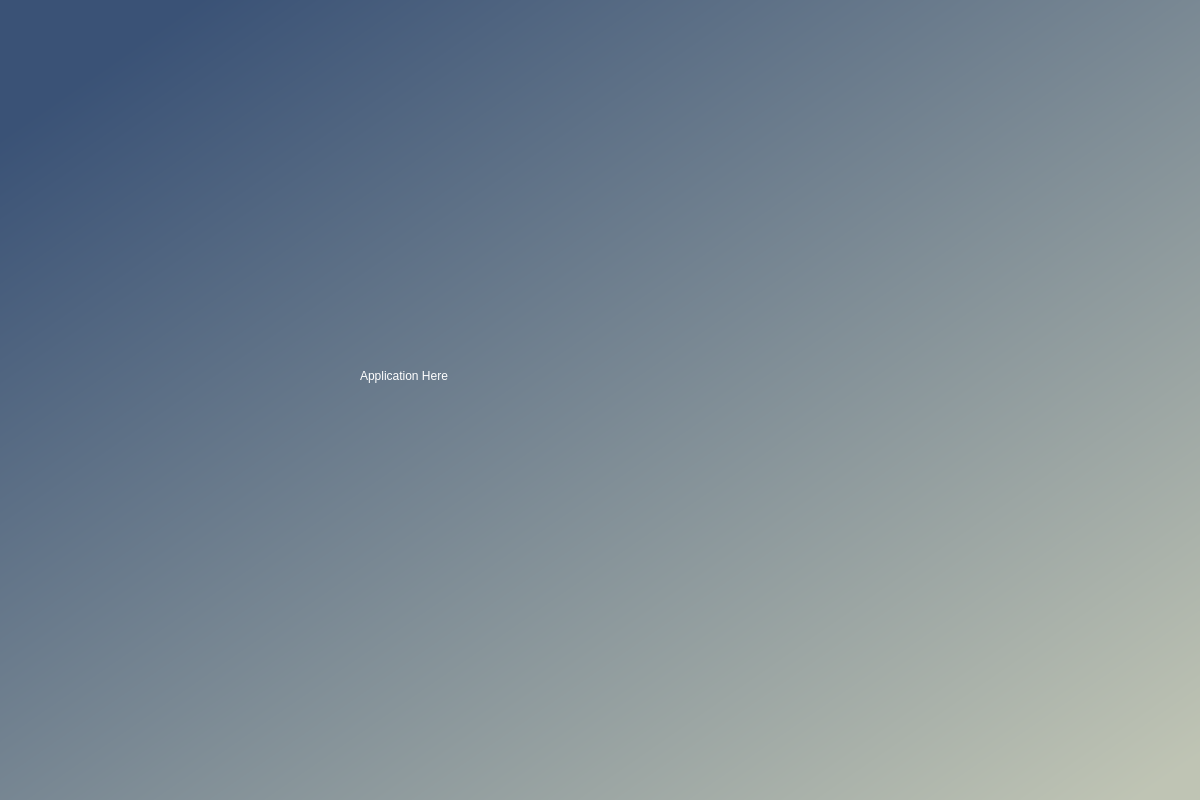
<?xml version="1.0" encoding="UTF-8"?>
<ui version="4.0">
 <class>Dialog</class>
 <widget class="QDialog" name="Dialog">
  <property name="geometry">
   <rect>
    <x>0</x>
    <y>0</y>
    <width>1200</width>
    <height>800</height>
   </rect>
  </property>
  <property name="windowTitle">
   <string>Dialog</string>
  </property>
  <widget class="QWidget" name="widget" native="true">
   <property name="geometry">
    <rect>
     <x>0</x>
     <y>0</y>
     <width>1200</width>
     <height>800</height>
    </rect>
   </property>
   <property name="styleSheet">
    <string notr="true">QWidget#widget{
background-color:qlineargradient(spread:pad, x1:0.059, y1:0.110311, x2:0.964, y2:0.976, stop:0 rgba(58, 82, 118, 255), stop:1 rgba(191, 196, 180, 255));}</string>
   </property>
   <widget class="QLabel" name="label">
    <property name="geometry">
     <rect>
      <x>360</x>
      <y>310</y>
      <width>461</width>
      <height>131</height>
     </rect>
    </property>
    <property name="styleSheet">
     <string notr="true">font: 75 36pt &quot;Trebuchet MS&quot;;color:rgb(255, 255, 255)</string>
    </property>
    <property name="text">
     <string>Application Here</string>
    </property>
   </widget>
   <widget class="QLabel" name="placeholder">
    <property name="geometry">
     <rect>
      <x>450</x>
      <y>540</y>
      <width>301</width>
      <height>16</height>
     </rect>
    </property>
    <property name="styleSheet">
     <string notr="true">font: 10pt &quot;MS Shell Dlg 2&quot;;color:red;</string>
    </property>
    <property name="text">
     <string/>
    </property>
   </widget>
  </widget>
 </widget>
 <resources/>
 <connections/>
</ui>
